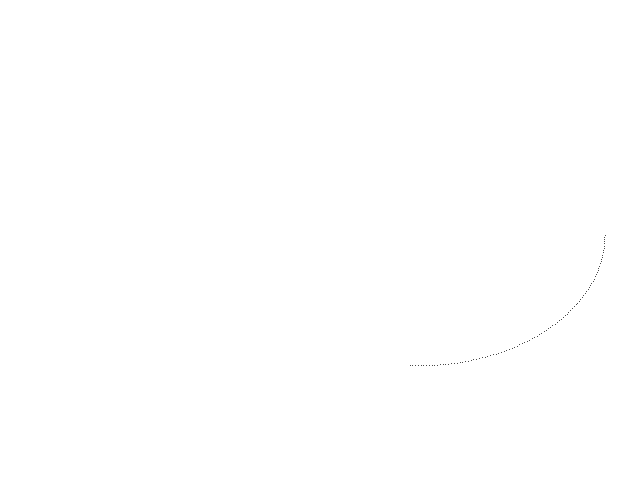
Frame 1 (no input)
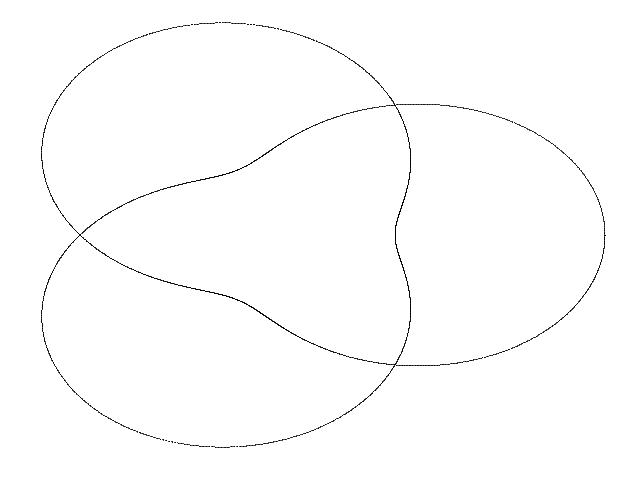
Frame 60 (the mouse pressed at the canvas centre just before this capture)
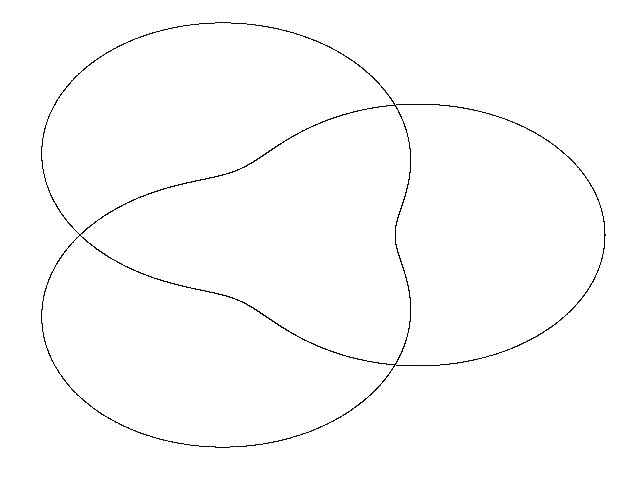
Frame 120 (the mouse held since frame 60 and released just before this capture)

The Processing sketch that drew these frames (run headless with seeded random() and noise(); from frame 60 on, the mouse is pressed at the canvas centre):

// Processing sketch: Knot_Three_Fold_A
// ── Knot_Three_Fold_A.pde
// Three-Fold knot A //

  float x = 0.0;
  float y = 0.0;
  float z = 0.0;
  float t = 0.0;
  float dt = 0.01;
  float a = 1.5;
  float b = 1.5;
  float c = 1.5;


void setup() {
  
  size(640, 480);
  background(255);
  
}

void draw() {
  
  for (int i=0; i<100; i++) {
    
    float nx = x;
    float ny = y;
    float nz = z;
    
    x = (2.0 + cos(a * t)) * cos(t);
    y = (2.0 + cos(b * t)) * sin(t);
    z = sin(c * t);
    
    t = t + dt;
    
    point(290 + (105 * x), 235 + (75 * y));
        
  }

}
